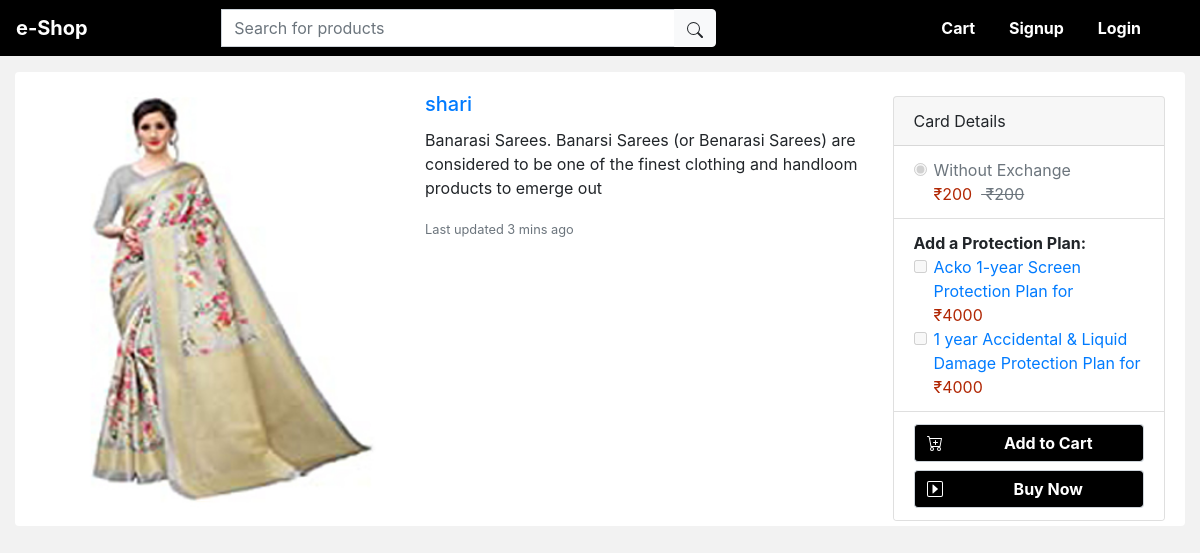
Page /prod_disc/2/ on the committed database.
### index/models.py (models this page shows, shortened)
class Product(models.Model):
    category = models.ManyToManyField(Category)
    name = models.CharField(max_length=100, null=True)
    price = models.FloatField()
    disc = models.CharField(max_length=200, null=True)
    images = models.ImageField(null=True, blank=True)
    @property
    def imageURL(self):
        try:
            url = self.images.url
        except:
            url = ''
        return url

### index/views.py (the view)
# urls.py: path('prod_disc/<int:id>/', views.Product_disc, name='prod_disc'),
def Product_disc(request, id):
    if request.method=='GET':
        product = Product.objects.get(pk=id)
        context = {'Products':product}
    else:
        return HttpResponse('post')
    return render(request, 'index/prod_disc.html', context)

### index/templates/index/prod_disc.html (shortened to what this page needs)
{% extends 'index/base.html' %}
{% block content %}
{% load cart %}
<div id="products" class="container-fulid" style="margin-top: 6%;">
    <div class="col-md-12">
      <div class="card mb-3" style="border: none;">
        <div class="row no-gutters">
          <div class="col-md-4">
            <a href="#" ><img src="{{Products.imageURL}}" class="card-img" style="padding: 10px;" alt="..."></a>
          </div>
          <div class="col-md-5">
            <div class="card-body">
              <h5 class="card-title"><a href="#">{{Products.name}}</a></h5>
              <p class="card-text">{{Products.disc}}</p>
              <p class="card-text"><small class="text-muted">Last updated 3 mins ago</small></p>
            </div>
          </div>
          <div class="col-md-3 mt-4" style="text-align: center;padding-right: 20px;">
            <div class="card" style="text-align: left;">
                <div class="card-header">
                    Card Details
                  </div>
                <ul class="list-group list-group-flush">
                  <li class="list-group-item">
                    <div class="form-check">
                        <input class="form-check-input" type="radio" name="exampleRadios" id="exampleRadios1" value="option1" checked disabled>
                        <label class="form-check-label" for="exampleRadios1">
                            Without Exchange <br><span style="color:#B12704!important;">₹200&nbsp;&nbsp;</span><span style="text-decoration: line-through;">&nbsp;₹200</span>
                        </label>
                      </div>
                  </li>
                  <li class="list-group-item"><span style="font-weight: bold;">Add a Protection Plan:</span>
                    <div class="form-check">
                        <input class="form-check-input" type="checkbox" value="" id="defaultCheck1" disabled>
                        <label class="form-check-label" for="defaultCheck1">
                            <a href="#">Acko 1-year Screen Protection Plan for<br><span style="color:#B12704!important;">₹4000</span></a>
                        </label>
                      </div>
                      <div class="form-check">
                        <input class="form-check-input" type="checkbox" value="" id="defaultCheck1" disabled>
                        <label class="form-check-label" for="defaultCheck1">
                          <a href="#">1 year Accidental & Liquid Damage Protection Plan for<br><span  style="color:#B12704!important;">₹4000</span></a>
                        </label>
                      </div>
                  </li>
                  <li class="list-group-item">
                    <div class="input-group " >
                        <div class="input-group-prepend" >
                          <div class="input-group-text bg_Image"  style="border-right: none !important;"  id="btnGroupAddon">
                          </div>
                        </div>
                        <button class="form-control bg_Image" style="border-left: none !important;" placeholder="Input group example" aria-label="Input group example" aria-describedby="btnGroupAddon">Add to Cart</button>
                      </div>
                      <div class="input-group mt-2">
                        <div class="input-group-prepend">
                          <div class="input-group-text bg_Image"  style="border-right: none !important;" id="btnGroupAddon">
                          </div>
                        </div>
                        <button class="form-control bg_Image" style="border-left: none !important;" placeholder="Input group example" aria-label="Input group example" aria-describedby="btnGroupAddon">Buy Now</button>
                      </div>
                  </li>
                </ul>
              </div>
          </div>
        </div>
      </div>
    </div>
{% endblock %}

### static/css/stylee.css (style rules this page uses)
* { margin: 0; padding: 0; }
body { font-family: Verdana, sans-serif; margin:0; padding: 0; background-color: hsl(0, 0%, 95%) !important; }
.bg_Image { background-color: #000000 !important; color: #fff !important; font-weight: bold !important; }

### index/templates/index/base.html (style rules this page uses)
html, body { margin: 0; padding: 0; }
* { box-sizing: border-box; }

### rows in the picture
Product: imageURL (picture), name "shari", disc "Banarasi Sarees. Banarsi Sarees (or Benarasi Sarees) are considered to be one of the finest clothing and handloom products to emerge out"
